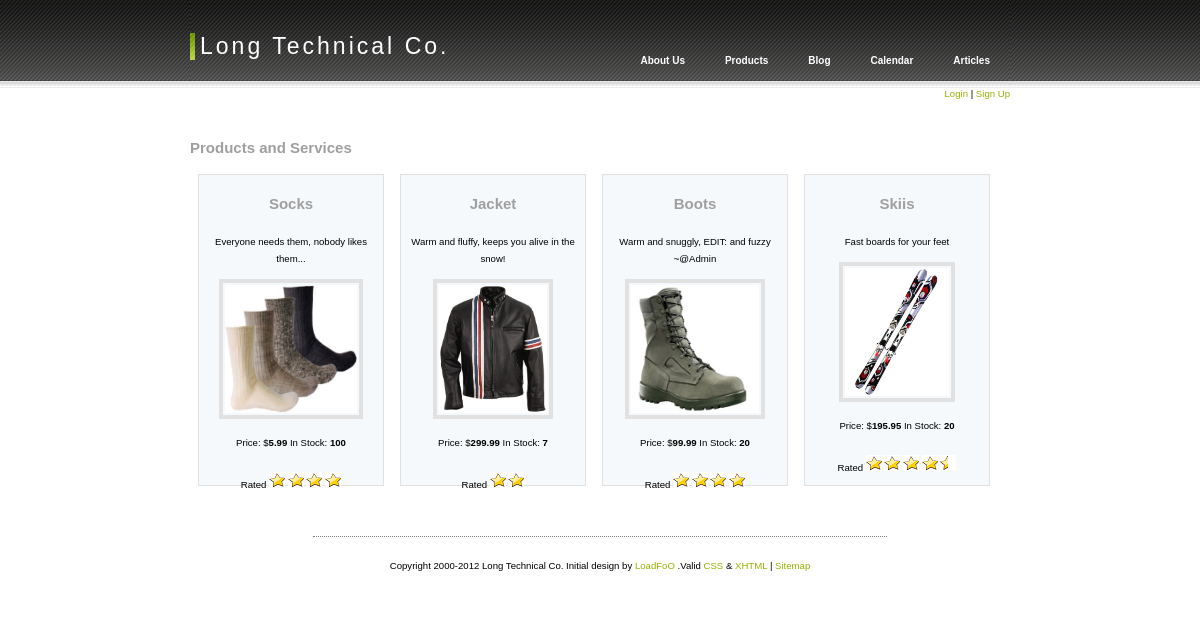
/products.php, run on the app's committed database.
### tables this page shows
CREATE TABLE IF NOT EXISTS `products` (
  `id` int(11) NOT NULL AUTO_INCREMENT,
  `name` varchar(255) NOT NULL,
  `description` text NOT NULL,
  `qty` int(11) NOT NULL,
  `price` decimal(10,2) NOT NULL,
  `cost` decimal(10,2) NOT NULL,
  `image_path` varchar(255) NOT NULL,
  PRIMARY KEY (`id`)
);

### products.php (called while the page is built, shortened)
<?php
include('./templates/config.inc.php');
include('./templates/products.php');
$page = new Page();
$page->SetTitle('Products and Services');
$p = new Products('products');
$p->RegisterActions(array('new','edit','update','save','del'));
$p->RegisterTableFields(array('id','name','description','qty','price','cost','image_path'), 0, 4);
$p->RegisterNewFields(array('name','description','qty','price','cost','image_path'));
$p->RegisterEditFields(array('name','description','qty','price','cost','image_path'));
$comments = new Comments($p->class_name, $p->guid, 'Review');
$page->AddWidget($p);
$page->AddWidget($comments);
$page->Render($_GET);
?>

### templates/config.inc.php (called while the page is built, shortened)
<?php
require_once('Database.class.php');
require_once('Session.class.php');
require_once('User.class.php');
require_once('Processor.class.php');
require_once('Widget.class.php');
require_once('Page.class.php');
$db = new Database( PCP_DB_HOST, PCP_DB_USER, PCP_DB_PASS, PCP_DB_NAME );
$session = new Session();
$user = new User();
?>

### templates/Session.class.php (called while the page is built, shortened)
<?php
class Session implements iPersist {
  function Get($name) {
	return $_SESSION[$name];
  }
}
?>

### templates/User.class.php (called while the page is built, shortened)
<?php
class User {
  function LoggedIn() {
    global $session;
    return $session->Get( 'logged_in' );
  }
  function GetPermissions() {
	$ret = null;
    return $ret;
  }
  function HasPermission($perm) {
    $ret = false;
	return $ret;
  }
  function GetGroupId() {
    global $session;
    return $session->Get( 'group_id' );
  }
}
?>

### templates/Database.class.php (called while the page is built, shortened)
<?php
class Database {
  private $db = null;
  private $isOpen = false;
  private $db_host = '';
  private $db_user = '';
  private $db_pass = '';
  private $db_name = '';
  public function __construct( $host, $user, $pass, $db ) {
    $this->db_host = $host;
    $this->db_user = $user;
    $this->db_pass = $pass;
    $this->db_name = $db;
  }
  function Open() {
    $this->db = mysqli_connect( $this->db_host, $this->db_user,
	                            $this->db_pass, $this->db_name );
	if ( !$this->db ) {
      die( 'Connect Error (' . mysqli_connect_errno() . ') ' .
	    mysqli_connect_error() );
	} else {
	  $this->isOpen = mysqli_select_db( $this->db, $this->db_name );
	}
	return $this->isOpen;
  }
  function IsOpen() {
    return $this->isOpen;
  }
  function Query( $query ) {
    $result = null;
    if( $this->isOpen ) {
      $result = mysqli_query( $this->db, $query );
    }
    return $result;
  }
}
?>

### templates/products.php (the view, shortened to what this page needs)
<?php
include('comments.php');
class Products extends Widget {
  function FormatItem($assoc_array, $db_fields) {
    global $user;
	global $comments;
    echo "  <div class=\"product_box\">
      <h2>" . $this->LinkToAction($user, 'show', $assoc_array[$db_fields[1]], array($this->order_by_field=>$assoc_array[$this->order_by_field])) . "</h2>
      <p>" . $assoc_array[$db_fields[2]] . "</p>
	  <a href=\"." . $assoc_array[$db_fields[6]] . "\" " .  "title=\"\$" .
	      $assoc_array[$db_fields[4]] . ' - ' . $assoc_array[$db_fields[2]] . "\">";
	echo "\n    <img class=\"product_box_img\" src=\"." . $assoc_array[$db_fields[6]] . "\" alt=\"" . $assoc_array[$db_fields[1]] . "\" />\n  </a>\n
      <p>Price: \$<b>" . $assoc_array[$db_fields[4]] . "</b> In Stock: <b>" . $assoc_array[$db_fields[3]] . "</b></p>\n";
	echo $comments->GetAverageRating(Widget::getName(), $assoc_array[$db_fields[0]]);
    echo "</div>\n\n";
  }
}
?>

### templates/header.php (shortened to what this page needs)
<?php
 function DrawSiteHeader() {
   global $user;
?>
<!DOCTYPE html>
<html xmlns="http://www.w3.org/1999/xhtml" xml:lang="en" lang="en">
<head>
  <link rel="stylesheet" type="text/css" href="css/style.css" media="screen" />
</head>
<body>
<div id="wrap">
  <div id="top">
    <h2><a href="index.php" title="Back to main page"><?php echo PCP_SITE_NAME; ?></a></h2>
    <div id="menu">
      <ul>
        <li><a href="aboutus.php">About Us</a></li>
        <li><a href="products.php">Products</a></li>
        <li><a href="blogs.php">Blog</a></li>
        <li><a href="calendar.php">Calendar</a></li>
        <li><a href="articles.php">Articles</a></li>
      </ul>
    </div>
  </div>
  <div class="right">
<?php
   if(isset($user) && $user->LoggedIn()) {
     echo "    Hi <a href=\"account.php\">" . $user->GetUsername() . "!</a> | " . Widget::HardLinkToAction('login', 'logout', "Logout") . "\n";
   } else {
	 echo "    <a href=\"login.php\">Login</a> | " . Widget::HardLinkToAction('login', 'signup', "Sign Up") . "\n";
   }
?>
  </div>
<div id="content">
<?php
   if(PCP_PAGE_TITLE != '') {
     echo '  <h2>' . PCP_PAGE_TITLE . '</h2>';
   }
}
?>

### templates/Widget.class.php (shortened to what this page needs)
<?php
class Widget {
  public $class_name = 'Widget';
  public $action = null;
  public $db_fields = null;
  public $order_by_field = 'id';
  private $showDefault = 1;
  function __construct($class_name) {
    $this->class_name = $class_name;
	$this->guid = md5($class_name . uniqid(rand()));
	$this->guid = substr($this->guid, 0, 8);
    $this->action = new Processor();
  }
  function RegisterActions($action_array = null) {
	$this->action->Register('default', array($this, 'action_default'));
	$this->action->Register('show', array($this, 'action_show'));
	$this->action->Register('showall', array($this, 'action_showall'));
	if(is_array($action_array)) {
	  foreach($action_array as $action) {
	    $this->action->Register($action, array($this, 'action_' . $action));
	  }
	}
  }
  function RegisterTableFields($field_array, $order_by_field_index, $num_items) {
    $this->db_fields = $field_array;
	$this->order_by_field = $field_array[$order_by_field_index];
	$this->showDefault = $num_items;
  }
  public static function getName() {
    global $session;
    return $session->Get("pcp_class_name");
  }
  public static function getGuid() {
    global $session;
    return $session->Get("pcp_class_guid");
  }
  function Process($param = '') {
    global $user;
      if(isset($param['opt']) && ($this->class_name == "Login" || (isset($user) && $user->HasPermission($this->class_name . '_' . $param['opt'])))) {
	    Widget::setLastAction($param['opt']);
        $this->action->Action($param['opt'], $param);
	  } else {
	    $this->action->Action('default');
	  }
  }
  function LinkToAction($user, $action, $text, $params = '') {
    $ret = "";
	$cn = Widget::getName();
	$guid = Widget::getGuid();
	if($user->HasPermission($cn . '_' . $action)) {
      if(isset($params) && is_array($params)) {
	    $ret = "<a href=\"" . $cn . ".php?w=" . $guid . "&amp;opt=" . $action;
	    foreach($params as $k => $v) {
	      $ret .= "&amp;" . $k . "=" . $v;
	    }
	    $ret .= "\">$text</a>";
	  } else {
	    $ret = "<a href=\"" . $cn . ".php?w=" . $guid . "&amp;opt=" . $action . "\">$text</a>";
	  }
	} else {
	  $ret = $text;
	}
	return $ret;
  }
  public static function HardLinkToAction($class_name, $action, $text, $params = '') {
    $ret = "";
      if(isset($params) && is_array($params)) {
	    $ret = "<a href=\"" . $class_name . ".php?opt=$action";
	    foreach($params as $k => $v) {
	      $ret .= "&amp;$k=$v";
	    }
	    $ret .= "\">$text</a>";
	  } else {
	    $ret = "<a href=\"$class_name.php?opt=$action\">$text</a>";
	  }
	return $ret;
  }
  function BuildAddShowLinks(&$user, $opt = '') {
	$buf = "  <div class=\"clear\"></div><div class=\"right\">";
	$buf .= "  </div>\n";
	echo $buf;
  }
  function action_default($param = '') {
    global $db;
	global $user;
	$cn = Widget::getName();
	if($param['opt']=='show') {
	  $results = $db->Query( 'SELECT * FROM ' . $cn . ' WHERE ' .
	    $this->order_by_field . '=' . $param[$this->order_by_field] );
	  if($results) {
	    $row = mysqli_fetch_array($results);
	    $this->FormatItem($row, $this->db_fields);
	  }
	} else {
	  if($param['opt']=='showall') {
	    $results = $db->Query( 'SELECT * FROM ' . $cn .
		  ' ORDER BY ' . $this->order_by_field . ' DESC' );
	  }
	  else {
        $results = $db->Query( 'SELECT * FROM ' . $cn .
		  ' ORDER BY ' . $this->order_by_field .
		  ' DESC LIMIT ' . $this->showDefault );
	  }
	  if($results) {
        while ( $row = mysqli_fetch_assoc($results)) {
          $this->FormatItem($row, $this->db_fields);
        }
	  }
	}
	if($param['opt']!='show') {
	  $this->BuildAddShowLinks($user, $param['opt']);
	}
  }
}
?>

### templates/Page.class.php (shortened to what this page needs)
<?php
require_once('header.php');
require_once('footer.php');
class Page {
  private $widgets = null;
  function __construct() {
    $this->widgets = array();
  }
  function AddWidget(&$widget_obj) {
	array_push($this->widgets, $widget_obj);
  }
  function Render($param = '') {
	DrawSiteHeader();
	foreach($this->widgets as $i=>$w) {
      $this->widgets[$i]->Process($param);
	}
	DrawSiteFooter();
  }
}
?>

### templates/Processor.class.php (shortened to what this page needs)
<?php
class Processor {
  private $action = null;
  function __construct() {
    $this->action = array(0);
  }
  function Register($name, $callback = null) {
    $ret = false;
    if(isset($name)) {
	  if($callback == null) {
	    $this->action[$name] = array('Processor', 'DefaultAction');
	  } else {
	    $this->action[$name] = $callback;
	  }
	  $ret = true;
	}
	return $ret;
  }
  function Action($name, $params = null) {
    $found = false;
	if(isset($this->action[$name])) {
	  $found = true;
      call_user_func($this->action[$name], $params);
	}
	return $found;
  }
}
?>

### templates/comments.php (shortened to what this page needs)
<?php
class Comments extends Widget {
  function __construct($class_name, $guid, $alias) {
    $this->action = new Processor();
  }
  function GetAverageRating($from, $id) {
      global $db;
	  $ret = "";
	  $cResults = $db->Query( "SELECT * FROM comments WHERE comment_of='" . $from . '_' . $id . "'");
	  $avg_rating = 0;
	  $num_comments = 0;
	  if($cResults) {
        while(($row = mysqli_fetch_row( $cResults )) != null) {
          $avg_rating += $row[4];
		  $num_comments++;
	    }
	    if($num_comments > 0) {
	      $avg_rating = $avg_rating / $num_comments;
	    }
	    if($avg_rating != 0) {
          $ret .= "<br/><span class=\"right\">Rated ";
          while($avg_rating > 1) {
            $ret .= "  <img src=\"images/star.png\" alt=\"star\" />";
            $avg_rating--;
	      }
          if($avg_rating >= 1) {
            $ret .= "  <img src=\"images/star.png\" alt=\"half star\" />";
          } else if($avg_rating >= 0.5) {
            $ret .= "  <img src=\"images/half_star.png\" alt=\"half star\" />";
          }
          $ret .= "</span>";
	    }
	  }
	  return $ret;
  }
}
?>

### templates/footer.php
<?php
 function DrawSiteFooter() {
?>
  <div class="clear"></div>
</div>
  <div id="footer">
    <p>Copyright 2000-2012 Long Technical Co. Initial design by
      <a href="http://loadfoo.org/" rel="external">LoadFoO</a>
      .Valid <a href="http://jigsaw.w3.org/css-validator/check/referer" rel="external">CSS</a>
      &amp; <a href="http://validator.w3.org/check?uri=referer" rel="external">XHTML</a> |
      <a href="sitemap.php">Sitemap</a>
    </p>
  </div>
</div>
</body>
</html>
<?php } ?>

### css/style.css (style rules this page uses)
body { margin: 0px; background: url(../images/top_bg.gif); background-repeat: repeat-x; font-family: Verdana, Arial, sans-serif; font-size: .6em; }
p { line-height: 17px; margin: 11px 0 10px 0; padding: 0px; }
h2 { color: #9f9f9f; margin:0px; padding:0px; font-size: 15px; }
ul { font-size: 10px; margin:0; padding:0; list-style-image: url(../images/bullet.gif); }
a { color: #93B300; text-decoration: none; }
#wrap { margin-left: auto; margin-right: auto; width: 820px; }
#top { width: 100%; height: 88px; color: #FFFFFF; background: #000 url(../images/top_bg.gif); overflow:hidden; }
#top h2 { letter-spacing: 3px; font-size: 2.4em; font-weight: normal; position: relative; margin: 0px; top:33px; display:block; float:left; background: url(../images/bg_t.gif) no-repeat; padding-left: 10px; }
#top h2 a { color: #FFFFFF; text-decoration: none; }
#menu { display: block; float:right; }
#menu ul { margin: 0; list-style: none; }
#menu li { display: block; float: left; white-space: nowrap; }
#menu li a { display: block; padding: 55px 20px 12px 20px; text-decoration: none; color: #FFFFFF; font-weight: bold; }
#content { width: 100%; margin-top:30px; }
#content h2 { margin: 0; padding: 10px 0 10px 0; }
.product_box { width: 20%; background: #F6F9FB; border: 1px solid #E1E1E1; padding: 10px 10px 0px 10px; margin: 8px; text-align: center; float: left; max-height: 300px; height: 300px; }
.product_box_img { margin: 2px; padding: 2px; max-height: 128px; border: 4px solid #E1E1E1; }
.clear { display: block; clear: both; width: 100%; height:1px; overflow:hidden; }
#footer { margin: 40px auto 0 auto; text-align: center; border-top: dotted 1px gray; padding: 20px 0 20px 0; width: 70%; }
#footer p { margin: 0px; padding: 0; }
.right { text-align: right; }

### data on the page
products: name "Socks", description "Everyone needs them, nobody likes them...", image_path (picture), price "5.99", qty "100"
products: name "Jacket", description "Warm and fluffy, keeps you alive in the snow!", image_path (picture), price "299.99", qty "7"
products: name "Boots", description "Warm and snuggly, EDIT: and fuzzy ~@Admin", image_path (picture), price "99.99", qty "20"
products: name "Skiis", description "Fast boards for your feet", image_path (picture), price "195.95", qty "20"

### other printed values
PCP_SITE_NAME "Long Technical Co."
$text "Sign Up"
PCP_PAGE_TITLE "Products and Services"
